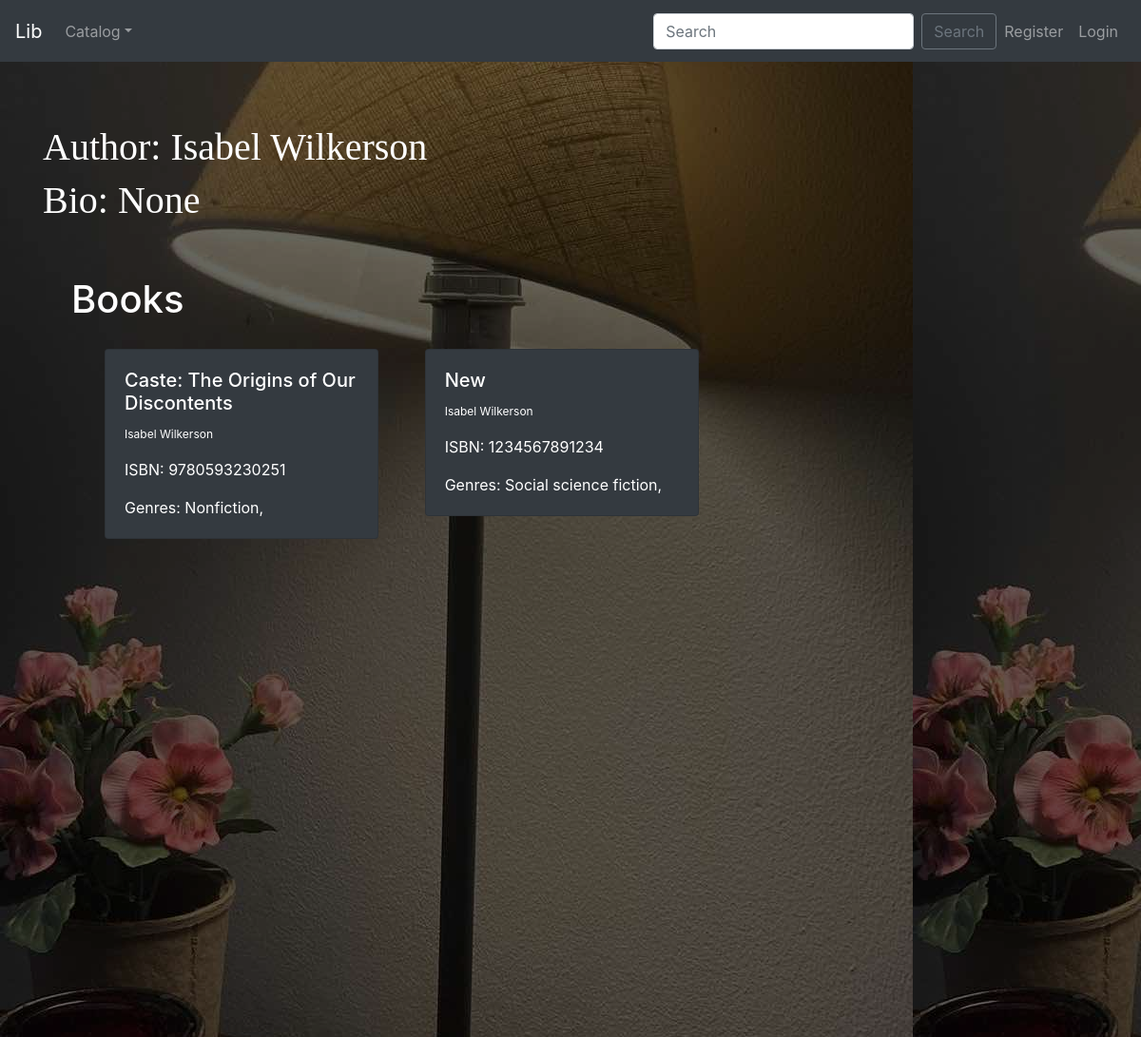
The app's page /lab1p/4/, older data.
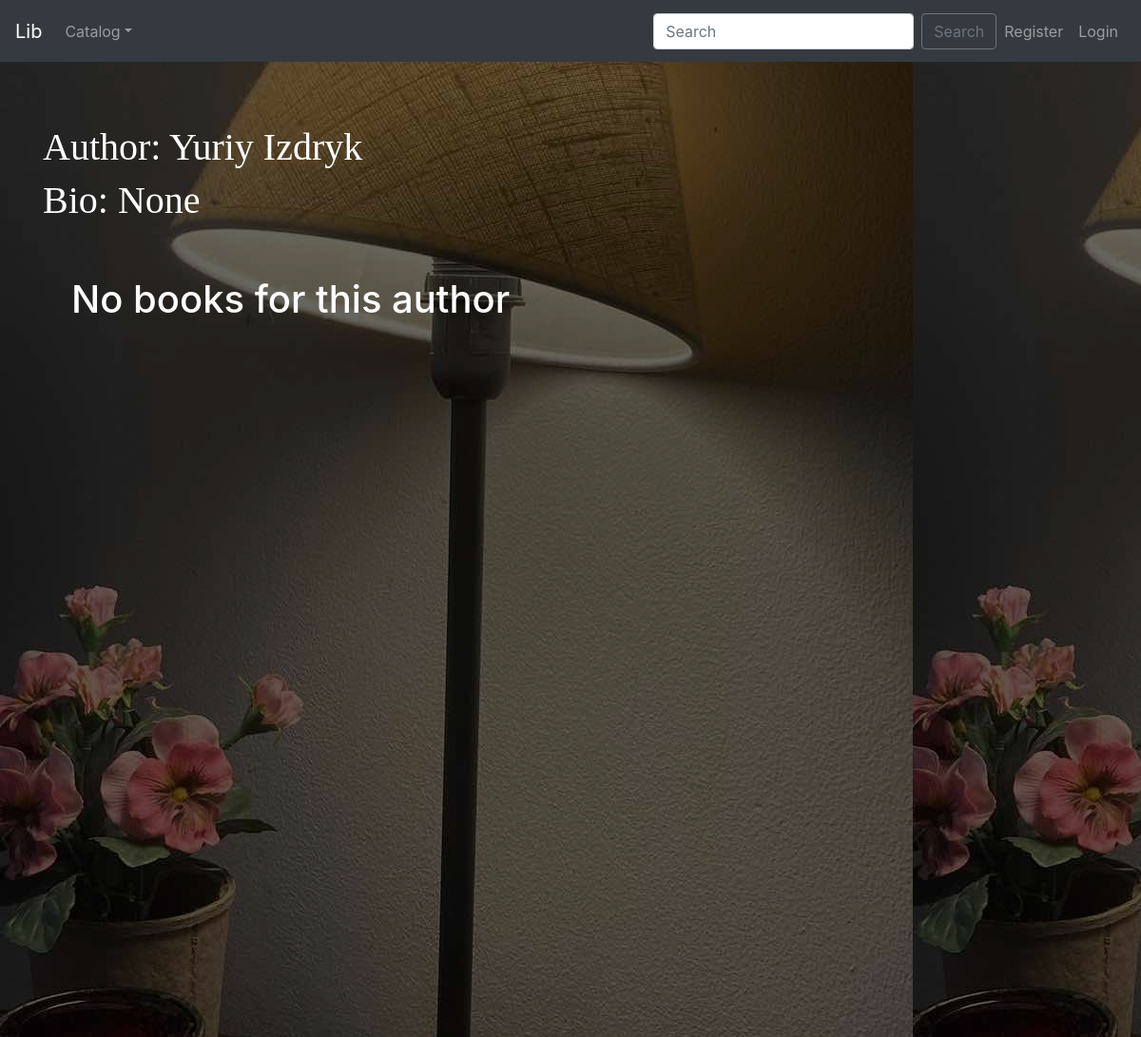
The same page, newer data.
### lab1p/models.py (models this page shows, shortened)
class Author(models.Model):
    Name = models.CharField(max_length=30, blank=False)
    Surname = models.CharField(max_length=30, blank=False)
    Bio = models.CharField(max_length=200, default='No bio', blank=True)
    def __str__(self):
        return f'{self.Name} {self.Surname}'
    class Meta:
        unique_together = ("Name", "Surname")
        ordering = ['Name', 'Surname']

class Book(models.Model):
    title = models.CharField(max_length=50, blank=False)
    author = models.ForeignKey(Author, on_delete=models.CASCADE, related_name='auth_books')
    isbn = models.CharField('ISBN', max_length=13, unique=True, validators=[validate_isbn])
    genre = models.ManyToManyField(Genre, related_name='books', blank=True)
    Information = models.TextField(blank=True, max_length=1000, default='No info')
    collections = models.ManyToManyField(Collection, blank=True, related_name='books_for_collection')
    class Meta:
        unique_together = ("title", "author")

class Genre(models.Model):
    Name = models.CharField(max_length=30, unique=True)
    def __str__(self):
        return self.Name
    ''' ---- COMMENTED DISPLAY - if works - delete
    def display_genre(self):
        return ', '.join(genre.name for genre in self.genre.all()[:3])
    '''

### lab1p/views.py (the view)
# urls.py: path('<int:author_pk>/', views.author_detail, name='author_detail'),
def author_detail(request, author_pk):
    author = get_object_or_404(Author, pk=author_pk)
    authBooks = Book.objects.filter(author=author)
    context = {
        'author': author,
        'books': authBooks,
    }
    return render(request, 'lab1p/../templates/author.html', context)

### templatetags/languages_helpers.py (called while the page is built)
@register.filter
def get_language_info_list_ex(request):
    data = []
    def get_language_info(language):
        if len(language[0]) > 1:
            return translation.get_language_info(language[0])
        else:
            return translation.get_language_info(str(language))
    flag_map = {
        'en': 'gb',
        'uk': 'ua',
    }
    current_language = translation.get_language()
    for language in settings.LANGUAGES:
        info = get_language_info(language)
        code = info['code']
        info['is_current'] = (code == current_language)
        info['flag'] = flag.flag(flag_map.get(code, code))
        data.append(info)
    return data

### templates/templates/author.html (shortened to what this page needs)
{% extends "templates/navbar.html" %}
{% load static %}
{% load i18n %}
{% block head %}
    <link rel="stylesheet" href="{% static 'css/style.css' %}">
{% endblock %}
{% block body %}
    <div id="intro_profile" class="bg-image shadow-2-strong" style="padding-top: 2.42%">
        <div class="mask" style="background-color: rgba(0, 0, 0, 0.6);">
            <div class="container align-items-start justify-content-start text-start h-90">
              <div class="text-white">
                  <br><br><br>
                    <div class="t208__text t-text t-text_sm" field="text" style="color:#ffffff;font-size:20px;font-weight:600;font-family:'FuturaPT';">
                        <h1>
                            {% trans "Author" %}: {{ author.Name }} {{ author.Surname }}
                        </h1>
                        <h1>
                            {% trans "Bio" %}: {{ author.Bio }}
                        </h1>
                    </div>
                  <br><br>
              </div>
            <div class="container h-100">
                <div class="container align-items-start justify-content-start text-start">
                    <div class="text-white">
                            {% if books %}
                                    <h1>{% trans "Books" %}</h1>
                                    <div class="scroll">
                                        <div class="container" style="height: 30%">
                                            <div class="row">
                                                 {% for book in books %}
                                                    <div class="col-sm-12 col-md-6 col-lg-4 pb-4">
                                                        <div class="card text-white bg-dark mb-3" style="max-width: 18rem;">
                                                            <div class="card-body">
                                                                <a href="{% url 'book-detail' book.pk %}" style="color: white"><h5 class="card-title">{{ book.title }}</h5></a>
                                                                <p class="card-text" style="font-size:12px;">{{ book.author }}</p>
                                                                <p class="card-text">ISBN: {{ book.isbn }}</p>
                                                                <p class="card-text">{% trans "Genres" %}: {{ book.genre.filter.all|slice:":3"|join:", " }} {% if book.genre.all.count > 3  %}... {% endif %}</p>
                                                            </div>
                                                        </div>
                                                    </div>
                                                {% endfor %}
                                            </div>
                                        </div>
                                    </div>
                            {% else %}
                                <h1>{% trans "No books for this author" %}</h1>
                            {% endif %}
                    </div>
                </div>
            </div>
        </div>
    </div>
    </div>
{% endblock %}

Row changes from the older to the newer data that the page shows:
removed Book: title "Caste: The Origins of Our Discontents", author "Isabel Wilkerson", isbn "9780593230251", genre.filter.all "Nonfiction,"
removed Book: title "New", author "Isabel Wilkerson", isbn "1234567891234", genre.filter.all "Social science fiction,"
changed Author "None": Name "Isabel" → "Yuriy"; Surname "Wilkerson" → "Izdryk"
Text that changed along with them:
text no longer shown: "Books"
text now shown: "No books for this author"
